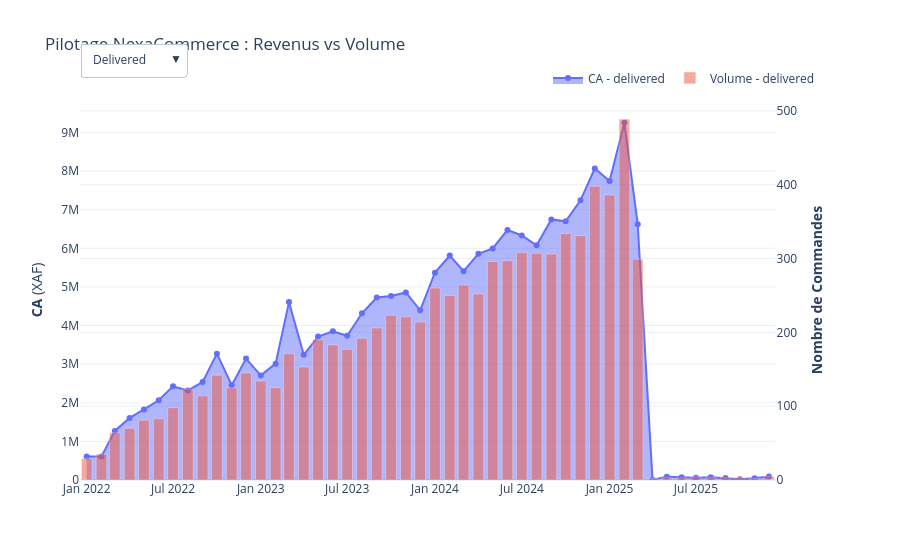

Write notebook code for a chart like this one.
### Markdown cell above
### Répartion du Volume de commande

### Code cell
import plotly.graph_objects as go


orders['month'] = orders['order_date'].dt.to_period('M').dt.to_timestamp()
stats_by_status = orders.groupby(['month', 'status']).agg({
    'total_amount_xaf': 'sum',
    'order_id': 'count'
}).reset_index()

fig = make_subplots(specs=[[{"secondary_y": True}]])

list_status = orders['status'].unique()

for status in list_status:
    df_temp = stats_by_status[stats_by_status['status'] == status]
    
   
    fig.add_trace(
        go.Scatter(x=df_temp['month'], y=df_temp['total_amount_xaf'], 
                   name=f"CA - {status}", mode='lines+markers', fill='tozeroy',
                   visible=False),
        secondary_y=False,
    )
    
    
    fig.add_trace(
        go.Bar(x=df_temp['month'], y=df_temp['order_id'], 
               name=f"Volume - {status}", opacity=0.5,
               visible=False),
        secondary_y=True,
    )

buttons = []
for i, status in enumerate(list_status):
    
    visibility = [False] * (len(list_status) * 2)
    visibility[i*2] = True
    visibility[i*2 + 1] = True
    
    buttons.append(dict(
        method="update",
        label=status.capitalize(),
        args=[{"visible": visibility},
              {"title": f"Analyse : {status.capitalize()}"}]
    ))


fig.data[0].visible = True
fig.data[1].visible = True


fig.update_layout(
    updatemenus=[dict(active=0, buttons=buttons, x=0, y=1.15, xanchor="left", yanchor="top")],
    title_text="Pilotage NexaCommerce : Revenus vs Volume",
    template="plotly_white",
    hovermode="x unified",
    legend=dict(orientation="h", yanchor="bottom", y=1.02, xanchor="right", x=1)
)

fig.update_yaxes(title_text="<b>CA</b> (XAF)", secondary_y=False)
fig.update_yaxes(title_text="<b>Nombre de Commandes</b>", secondary_y=True)

fig.show()
